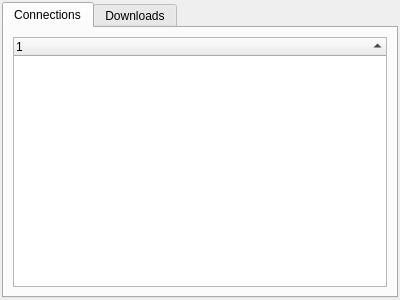
<ui version="4.0" >
 <class>tr_view</class>
 <widget class="QWidget" name="tr_view" >
  <property name="geometry" >
   <rect>
    <x>0</x>
    <y>0</y>
    <width>400</width>
    <height>300</height>
   </rect>
  </property>
  <property name="windowTitle" >
   <string>Transfers</string>
  </property>
  <layout class="QGridLayout" >
   <property name="leftMargin" >
    <number>2</number>
   </property>
   <property name="topMargin" >
    <number>2</number>
   </property>
   <property name="rightMargin" >
    <number>2</number>
   </property>
   <property name="bottomMargin" >
    <number>2</number>
   </property>
   <item row="0" column="0" >
    <widget class="QTabWidget" name="tabs" >
     <property name="currentIndex" >
      <number>0</number>
     </property>
     <widget class="QWidget" name="tab" >
      <attribute name="title" >
       <string>Connections</string>
      </attribute>
      <layout class="QGridLayout" >
       <item row="0" column="0" >
        <widget class="QDLTreeWidget" name="connections" >
         <property name="rootIsDecorated" >
          <bool>false</bool>
         </property>
         <property name="sortingEnabled" >
          <bool>true</bool>
         </property>
         <property name="allColumnsShowFocus" >
          <bool>true</bool>
         </property>
         <column>
          <property name="text" >
           <string>1</string>
          </property>
         </column>
        </widget>
       </item>
      </layout>
     </widget>
     <widget class="QWidget" name="tab_2" >
      <attribute name="title" >
       <string>Downloads</string>
      </attribute>
      <layout class="QGridLayout" >
       <item row="0" column="0" >
        <widget class="QDLTreeWidget" name="downloads" >
         <property name="rootIsDecorated" >
          <bool>false</bool>
         </property>
         <property name="sortingEnabled" >
          <bool>true</bool>
         </property>
         <property name="allColumnsShowFocus" >
          <bool>true</bool>
         </property>
         <column>
          <property name="text" >
           <string>1</string>
          </property>
         </column>
        </widget>
       </item>
      </layout>
     </widget>
    </widget>
   </item>
  </layout>
 </widget>
 <customwidgets>
  <customwidget>
   <class>QDLTreeWidget</class>
   <extends>QTreeWidget</extends>
   <header>../src/widgets/stil_qdltreewidget.h</header>
  </customwidget>
 </customwidgets>
 <resources/>
 <connections/>
</ui>
